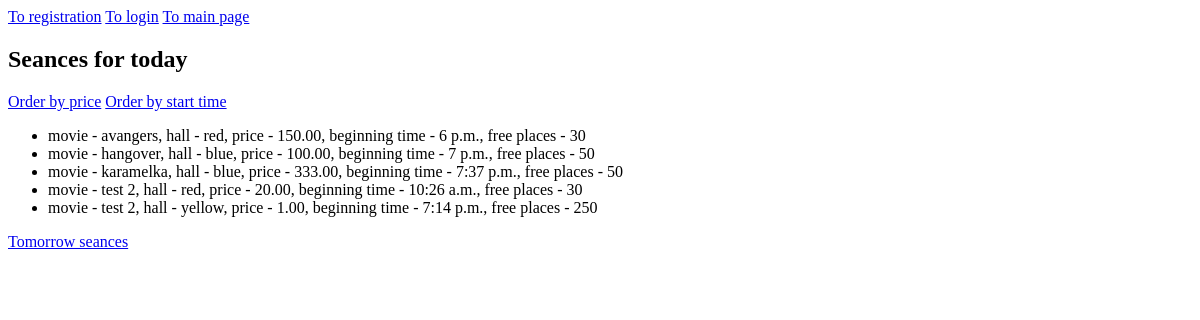
Before: / with the older database file.
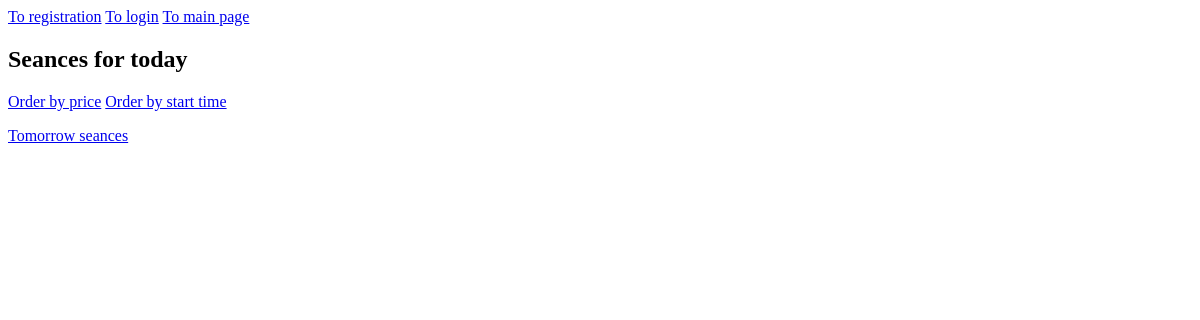
After: the same page with the newer database file.
### applicuha/models.py (models this page shows, shortened)
class Seance(models.Model):
    movie_info = models.ForeignKey(MovieInfo, on_delete=models.CASCADE)
    hall = models.OneToOneField(Hall, on_delete=models.CASCADE)
    price = models.DecimalField(decimal_places=2, max_digits=20)
    begin_time = models.TimeField()
    end_time = models.TimeField()

class MovieInfo(models.Model):
    movie_name = models.CharField(max_length=50)
    movie_time = models.PositiveIntegerField()
    beginning_date = models.DateField()
    ending_date = models.DateField()

class Hall(models.Model):
    hall_name = models.CharField(max_length=20, unique=True)
    places = models.PositiveIntegerField()

### applicuha/views.py (the view)
# urls.py: path('', SeanceListView.as_view(), name='main_page'),
class SeanceListView(ListView):
    model = Seance
    template_name = 'main_page.html'
    queryset = Seance.objects.all()
    def get_ordering(self):
        if self.request.GET.get('ordering'):
            return self.request.GET.get('ordering')
    def get_queryset(self):
        queryset = Seance.objects.filter(movie_info__beginning_date__lte=date.today(),
                                         movie_info__ending_date__gte=date.today())
        ordering = self.get_ordering()
        if ordering:
            if isinstance(ordering, str):
                ordering = (ordering,)
            queryset = queryset.order_by(*ordering)
        return queryset
    def get_context_data(self, **kwargs):
        context = super().get_context_data(**kwargs)
        context.update(
            {'ticket_form': TicketForm, })
        return context

### templates/main_page.html (shortened to what this page needs)
{% extends 'base.html' %}
{% block content %}
    <h2>Seances for today</h2>
    <a href="{% url 'main_page' %}?ordering=price">Order by price</a>
    <a href="{% url 'main_page' %}?ordering=begin_time">Order by start time</a>
    <ul>
        {% for seance in object_list %}
            <li>movie - {{ seance.movie_info.movie_name}}, hall - {{ seance.hall.hall_name }}, price - {{ seance.price }},
            beginning time - {{ seance.begin_time }}, free places - {{ seance.hall.places }}
            </li>
        {% endfor %}
    </ul>
    <a href="{% url 'tomorrow' %}">Tomorrow seances</a>
{% endblock %}

Changed rows visible on the page:
removed Seance: movie_info.movie_name "avangers", hall.hall_name "red", price "150.00", begin_time "6 p.m.", hall.places "30"
removed Seance: movie_info.movie_name "hangover", hall.hall_name "blue", price "100.00", begin_time "7 p.m.", hall.places "50"
removed Seance: movie_info.movie_name "karamelka", hall.hall_name "blue", price "333.00", begin_time "7:37 p.m.", hall.places "50"
removed Seance: movie_info.movie_name "test 2", hall.hall_name "red", price "20.00", begin_time "10:26 a.m.", hall.places "30"
removed Seance: movie_info.movie_name "test 2", hall.hall_name "yellow", price "1.00", begin_time "7:14 p.m.", hall.places "250"
